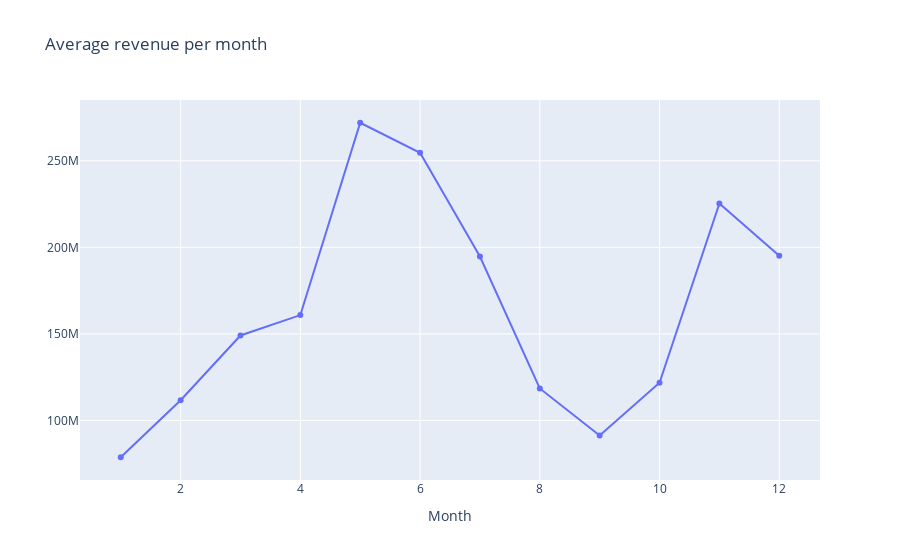

This figure's notebook cell:
### Markdown cell above
Il grafico sopra mostra come le revenues siano aumentate nel tempo,cosi come i budget investiti

### Code cell
d2 = temp.groupby(['release_month'])['revenue'].mean()
data = [go.Scatter(x=d2.index, y=d2.values, name='mean revenue', yaxis='y')]
layout = go.Layout(dict(title = "Average revenue per month",
                  xaxis = dict(title = 'Month'),
                  yaxis2=dict(title='Average revenue', overlaying='y', side='right')
                  ),legend=dict(
                orientation="v"))
py.iplot(dict(data=data, layout=layout))

### Figure 1 — Plotly figure (JSON) as saved in the notebook; plotly's stock layout.template omitted (floating-point values rounded to 4 significant figures)
{"data": [{"name": "mean revenue", "type": "scatter", "x": [1, 2, 3, 4, 5, 6, 7, 8, 9, 10, 11, 12], "y": [78780000.0, 111700000.0, 149100000.0, 160900000.0, 272000000.0, 254600000.0, 194700000.0, 118500000.0, 91360000.0, 121800000.0, 225300000.0, 195200000.0], "yaxis": "y"}], "layout": {"legend": {"orientation": "v"}, "title": {"text": "Average revenue per month"}, "xaxis": {"title": {"text": "Month"}}, "yaxis2": {"overlaying": "y", "side": "right", "title": {"text": "Average revenue"}}}}
